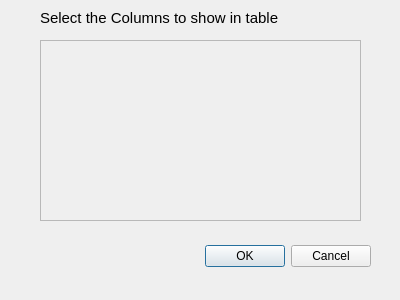
<?xml version="1.0" encoding="UTF-8"?>
<ui version="4.0">
 <class>ContentLayoutDialog</class>
 <widget class="QDialog" name="ContentLayoutDialog">
  <property name="geometry">
   <rect>
    <x>0</x>
    <y>0</y>
    <width>400</width>
    <height>300</height>
   </rect>
  </property>
  <property name="windowTitle">
   <string>Show/Hide Columns</string>
  </property>
  <property name="windowIcon">
   <iconset>
    <normaloff>../icons/app_icon.png</normaloff>../icons/app_icon.png</iconset>
  </property>
  <property name="modal">
   <bool>true</bool>
  </property>
  <widget class="QDialogButtonBox" name="btn_save_header_view">
   <property name="geometry">
    <rect>
     <x>30</x>
     <y>240</y>
     <width>341</width>
     <height>32</height>
    </rect>
   </property>
   <property name="orientation">
    <enum>Qt::Horizontal</enum>
   </property>
   <property name="standardButtons">
    <set>QDialogButtonBox::Cancel|QDialogButtonBox::Ok</set>
   </property>
  </widget>
  <widget class="QWidget" name="verticalLayoutWidget">
   <property name="geometry">
    <rect>
     <x>40</x>
     <y>40</y>
     <width>321</width>
     <height>181</height>
    </rect>
   </property>
   <layout class="QVBoxLayout" name="verticalLayout">
    <item>
     <widget class="QScrollArea" name="scrollArea">
      <property name="sizeAdjustPolicy">
       <enum>QAbstractScrollArea::AdjustToContents</enum>
      </property>
      <property name="widgetResizable">
       <bool>true</bool>
      </property>
      <widget class="QWidget" name="column_layout_list_scroll_area">
       <property name="geometry">
        <rect>
         <x>0</x>
         <y>0</y>
         <width>317</width>
         <height>177</height>
        </rect>
       </property>
      </widget>
     </widget>
    </item>
   </layout>
  </widget>
  <widget class="QLabel" name="label">
   <property name="geometry">
    <rect>
     <x>40</x>
     <y>10</y>
     <width>251</width>
     <height>16</height>
    </rect>
   </property>
   <property name="font">
    <font>
     <pointsize>11</pointsize>
    </font>
   </property>
   <property name="text">
    <string>Select the Columns to show in table</string>
   </property>
  </widget>
 </widget>
 <resources/>
 <connections>
  <connection>
   <sender>btn_save_header_view</sender>
   <signal>accepted()</signal>
   <receiver>ContentLayoutDialog</receiver>
   <slot>accept()</slot>
   <hints>
    <hint type="sourcelabel">
     <x>248</x>
     <y>254</y>
    </hint>
    <hint type="destinationlabel">
     <x>157</x>
     <y>274</y>
    </hint>
   </hints>
  </connection>
  <connection>
   <sender>btn_save_header_view</sender>
   <signal>rejected()</signal>
   <receiver>ContentLayoutDialog</receiver>
   <slot>reject()</slot>
   <hints>
    <hint type="sourcelabel">
     <x>316</x>
     <y>260</y>
    </hint>
    <hint type="destinationlabel">
     <x>286</x>
     <y>274</y>
    </hint>
   </hints>
  </connection>
 </connections>
</ui>
